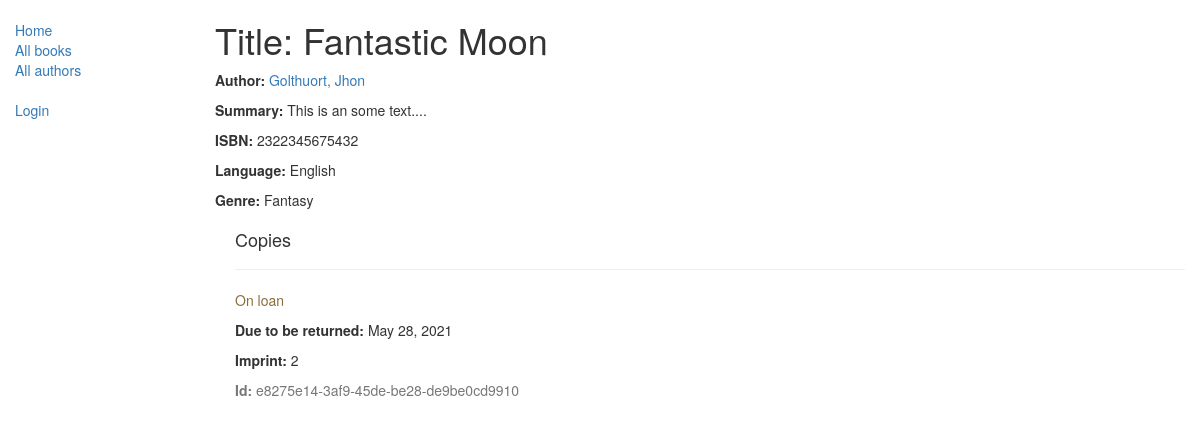
Screenshot of /book/1 with the database file from the repository.
### catalog/models.py (models this page shows, shortened)
class Book(models.Model):
    title = models.CharField(max_length=200)
    author = models.ForeignKey('Author', on_delete=models.SET_NULL, null=True)
    summary = models.TextField(max_length=1000, help_text="Enter a brief description of the book")
    isbn = models.CharField('ISBN', max_length=13,
                            help_text='13 Character <a href="https://www.isbn-international.org/content/what-isbn'
                                      '">ISBN number</a>')
    genre = models.ManyToManyField(Genre, help_text="Select a genre for this book")
    language = models.ForeignKey('Language', on_delete=models.SET_NULL, null=True)
    class Meta:
        ordering = ['title', 'author']
    def display_genre(self):
        """Creates a string for the Genre. This is required to display genre in Admin."""
        return ', '.join([genre.name for genre in self.genre.all()[:3]])
    display_genre.short_description = 'Genre'

class Author(models.Model):
    first_name = models.CharField(max_length=100)
    last_name = models.CharField(max_length=100)
    date_of_birth = models.DateField(null=True, blank=True)
    date_of_death = models.DateField('Died', null=True, blank=True)
    class Meta:
        ordering = ['last_name']
    def __str__(self):
        return '%s, %s' % (self.last_name, self.first_name)

class Language(models.Model):
    name = models.CharField(max_length=200,
                            help_text="Enter the book's natural language (e.g. English, French, Japanese etc.)")
    def __str__(self):
        return self.name

class Genre(models.Model):
    name = models.CharField(max_length=200, help_text="Enter a book genre (e.g. Science Fiction, French Poetry etc.)")
    def __str__(self):
        return self.name

class BookInstance(models.Model):
    id = models.UUIDField(primary_key=True, default=uuid.uuid4, help_text="Unique ID for this particular book across "
                                                                          "whole library")
    book = models.ForeignKey('Book', on_delete=models.SET_NULL, null=True)
    imprint = models.CharField(max_length=200)
    due_back = models.DateField(null=True, blank=True)
    borrower = models.ForeignKey(User, on_delete=models.SET_NULL, null=True, blank=True)
    LOAN_STATUS = (
        ('m', 'Maintenance'),
        ('o', 'On loan'),
        ('a', 'Available'),
        ('r', 'Reserved'),
    )
    status = models.CharField(max_length=1, choices=LOAN_STATUS, blank=True, default='m', help_text='Book availability')
    class Meta:
        ordering = ["due_back"]  # Сортировка по указанному полю
        permissions = (("can_mark_returned", "Set book as returned"),)  # Разрешение на пометку книг "Как возвращенная"

### catalog/views.py (the view)
# urls.py: url(r'^book/(?P<pk>\d+)$', views.BookDetailView.as_view(), name='book-detail'),
class BookDetailView(generic.DetailView):
    model = Book

### catalog/templates/catalog/book_detail.html
{% extends "base_generic.html" %}
{% block content %}
  <h1>Title: {{ book.title }}</h1>
  <p><strong>Author:</strong> <a href="{% url 'author-detail' book.author.pk %}">{{ book.author }}</a></p>
  <p><strong>Summary:</strong> {{ book.summary }}</p>
  <p><strong>ISBN:</strong> {{ book.isbn }}</p>
  <p><strong>Language:</strong> {{ book.language }}</p>
  <p><strong>Genre:</strong> {% for genre in book.genre.all %} {{ genre }}{% if not forloop.last %}, {% endif %}{% endfor %}</p>
  <div style="margin-left:20px;margin-top:20px">
    <h4>Copies</h4>
    {% for copy in book.bookinstance_set.all %}
    <hr>
    <p class="{% if copy.status == 'a' %}text-success{% elif copy.status == 'd' %}text-danger{% else %}text-warning{% endif %}">{{ copy.get_status_display }}</p>
    {% if copy.status != 'a' %}<p><strong>Due to be returned:</strong> {{copy.due_back}}</p>{% endif %}
    <p><strong>Imprint:</strong> {{copy.imprint}}</p>
    <p class="text-muted"><strong>Id:</strong> {{copy.id}}</p>
    {% endfor %}
  </div>
{% endblock %}

### rows the page displays
Book: title "Fantastic Moon", author "Golthuort, Jhon", summary "This is an some text....", isbn "2322345675432", language "English"
Genre: name "Fantasy"
BookInstance: status "On loan", due_back "May 28, 2021", imprint "2", id "e8275e14-3af9-45de-be28-de9be0cd9910"
